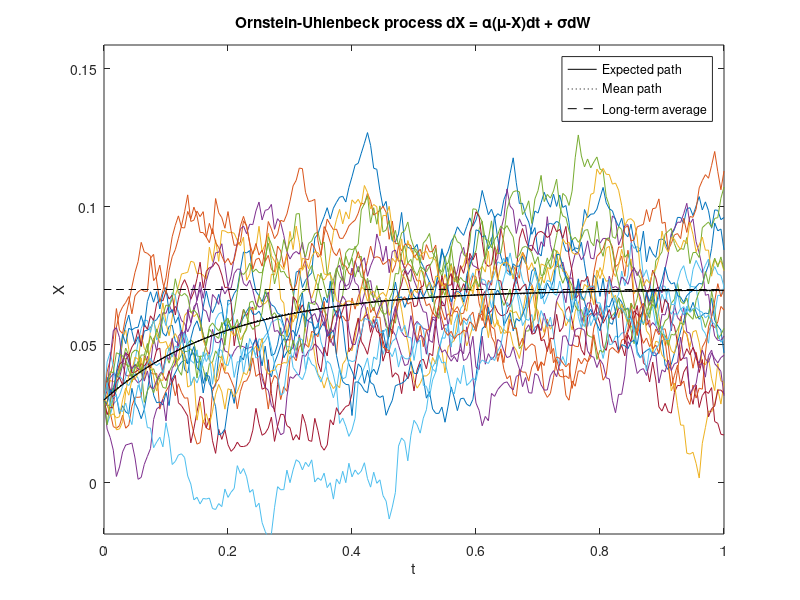
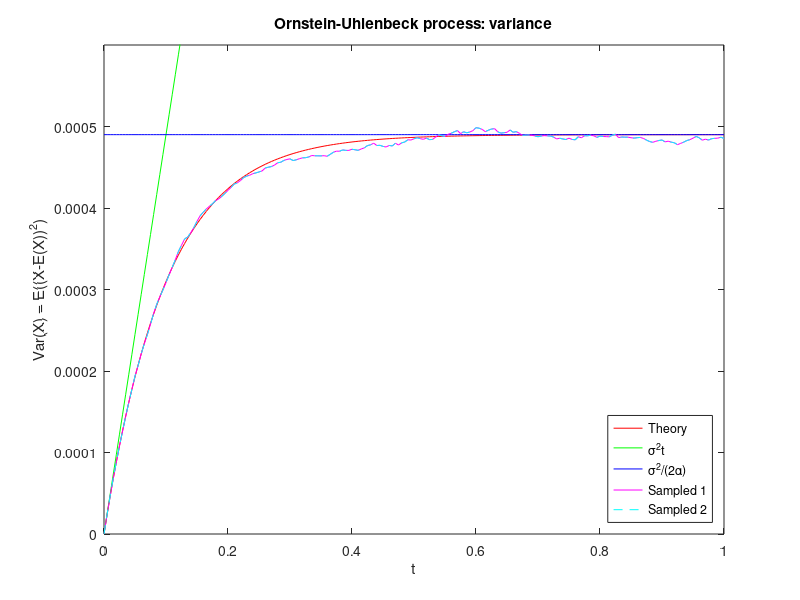
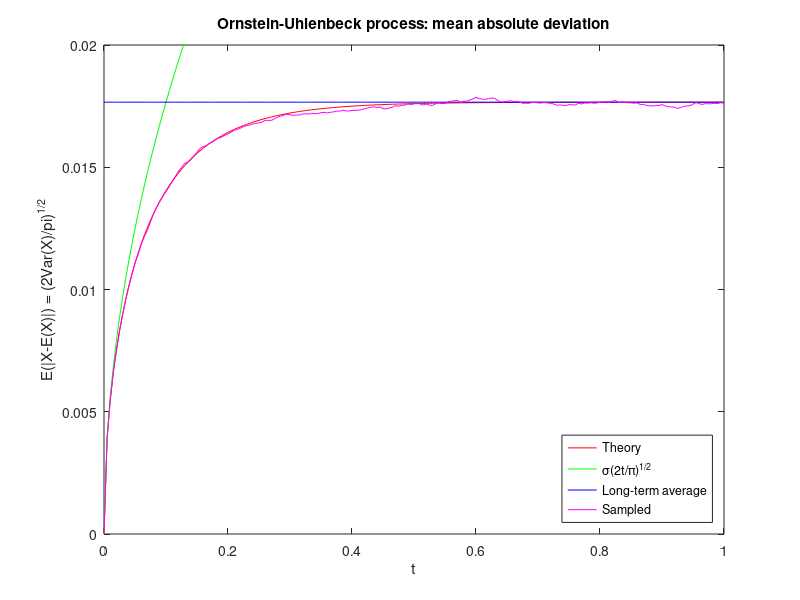
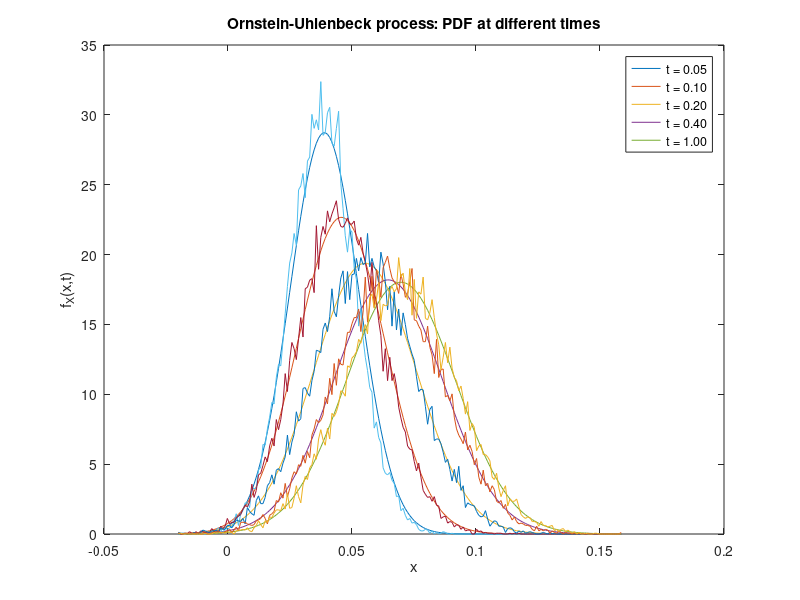

Recreate these plots in MATLAB, in order.
%% Monte Carlo simulation of the Ornstein-Uhlenbeck process
% dX = alpha*(mu-X)*dt + sigma*dW

% Define the parameters and the time grid
clear variables % clear all variables from workspace
npaths = 20000; % number of paths
T = 1; % time horizon
nsteps = 200; % number of time steps
dt = T/nsteps; % time step
t = (0:dt:T).'; % observation times
alpha = 5; mu = 0.07; sigma = 0.07; % model parameters
X0 = 0.03; % initial value

%% Monte Carlo

% Allocate and initialise all paths
X = [X0*ones(1,npaths);zeros(nsteps,npaths)];

% Sample standard Gaussian random numbers
N = randn(nsteps,npaths);

tic
% Compute the standard deviation for a time step
%sdev = sigma*sqrt(dt); % plain Euler-Maruyama
sdev = sigma*sqrt((1-exp(-2*alpha*dt))/(2*alpha)); % Euler-M. with analytic moments

% Compute and accumulate the increments
for i = 1:nsteps
   %X(i+1,:) = X(i,:) + alpha*(mu-X(i,:))*dt + sdev*N(i,:); % plain Euler-Maruyama
    X(i+1,:) = mu+(X(i,:)-mu)*exp(-alpha*dt) + sdev*N(i,:); % Euler-M. with a. m.
end
toc

%% Expected, mean and sample paths, long-term average
close all
figure(1)
EX = mu+(X0-mu)*exp(-alpha*t); % expected path
plot(t,EX,'k',t,mean(X,2),'k:',t,mu*ones(size(t)),'k--',t,X(:,1:1000:end),t,EX,'k',t,mean(X,2),'k:',t,mu*ones(size(t)),'k--')
legend('Expected path','Mean path','Long-term average')
xlabel('t')
ylabel('X')
sdevinfty = sigma/sqrt(2*alpha);
ylim([mu-4*sdevinfty,mu+4*sdevinfty])
title('Ornstein-Uhlenbeck process dX = \alpha(\mu-X)dt + \sigmadW')
print('-dpng','oupaths.png')

%% Variance = mean square deviation
figure(2)
plot(t,sigma^2/(2*alpha)*(1-exp(-2*alpha*t)),'r',t,sigma^2*t,'g', ...
    t,sigma^2/(2*alpha)*ones(size(t)),'b',t,var(X,0,2),'m',t,mean((X-EX).^2,2),'c--')
legend('Theory','\sigma^2t','\sigma^2/(2\alpha)','Sampled 1','Sampled 2','Location','SouthEast')
xlabel('t')
ylabel('Var(X) = E((X-E(X))^2)')
ylim([0 0.0006])
title('Ornstein-Uhlenbeck process: variance')
print('-dpng','ouvariance.png')

%% Mean absolute deviation
figure(3)
plot(t,sigma*sqrt((1-exp(-2*alpha*t))/(pi*alpha)),'r',t,sigma*sqrt(2*t/pi),'g', ...
    t,sigma/sqrt(pi*alpha)*ones(size(t)),'b',t,mean(abs(X-EX),2),'m')
legend('Theory','\sigma(2t/\pi)^{1/2}','Long-term average','Sampled','Location','SouthEast')
xlabel('t')
ylabel('E(|X-E(X)|) = (2Var(X)/pi)^{1/2}')
ylim([0 0.02])
title('Ornstein-Uhlenbeck process: mean absolute deviation')
print('-dpng','mad.png')

%% Probability density function at different times
x = linspace(-0.02,mu+4*sdevinfty,200).';
t2 = [0.05 0.1 0.2 0.4 1];
EX2 = mu+(X0-mu)*exp(-alpha*t2);
sdev = sigma*sqrt((1-exp(-2*alpha*t2))/(2*alpha));
fa = zeros(length(x),length(t2)); % analytical
fs = zeros(length(x),length(t2)); % sampled
for i = 1:length(t2)
    fa(:,i) = pdf('norm',x,EX2(i),sdev(i));
    fs(:,i) = hist(X(t2(i)*nsteps,:),x)/(npaths*(x(2)-x(1)));
end
figure(4)
plot(x,fa,x,fs)
legend('t = 0.05','t = 0.10','t = 0.20','t = 0.40','t = 1.00')
xlabel('x')
ylabel('f_X(x,t)')
title('Ornstein-Uhlenbeck process: PDF at different times')
print('-dpng','oudensities.png')

%% Autocovariance
C = zeros(2*nsteps+1,npaths);
for j = 1:npaths
    C(:,j) = xcorr(X(:,j)-EX,'unbiased');
end
C = mean(C,2);
figure(5)
plot(t,sigma^2/(2*alpha)*exp(-alpha*t),'r',t,C(nsteps+1:end),'g',0,sigma^2/(2*alpha),'go',0,mean(var(X,0,2)),'bo','Linewidth',1.5)
xlabel('\tau')
ylabel('C(\tau)')
legend('Theory for infinite t','Sampled','Var for infinite t','Sampled Var')
title('Ornstein-Uhlenbeck process: autocovariance')
print('-dpng','ouautocov.png')

%% Autocorrelation
figure(6)
plot(t,exp(-alpha*t),'r',t,C(nsteps+1:end)/C(nsteps+1),'g','Linewidth',1.5)
xlabel('\tau')
ylabel('c(\tau)')
legend('Theory for infinite t','Sampled')
title('Ornstein-Uhlenbeck process: autocorrelation')
print('-dpng','ouautocorr.png')
